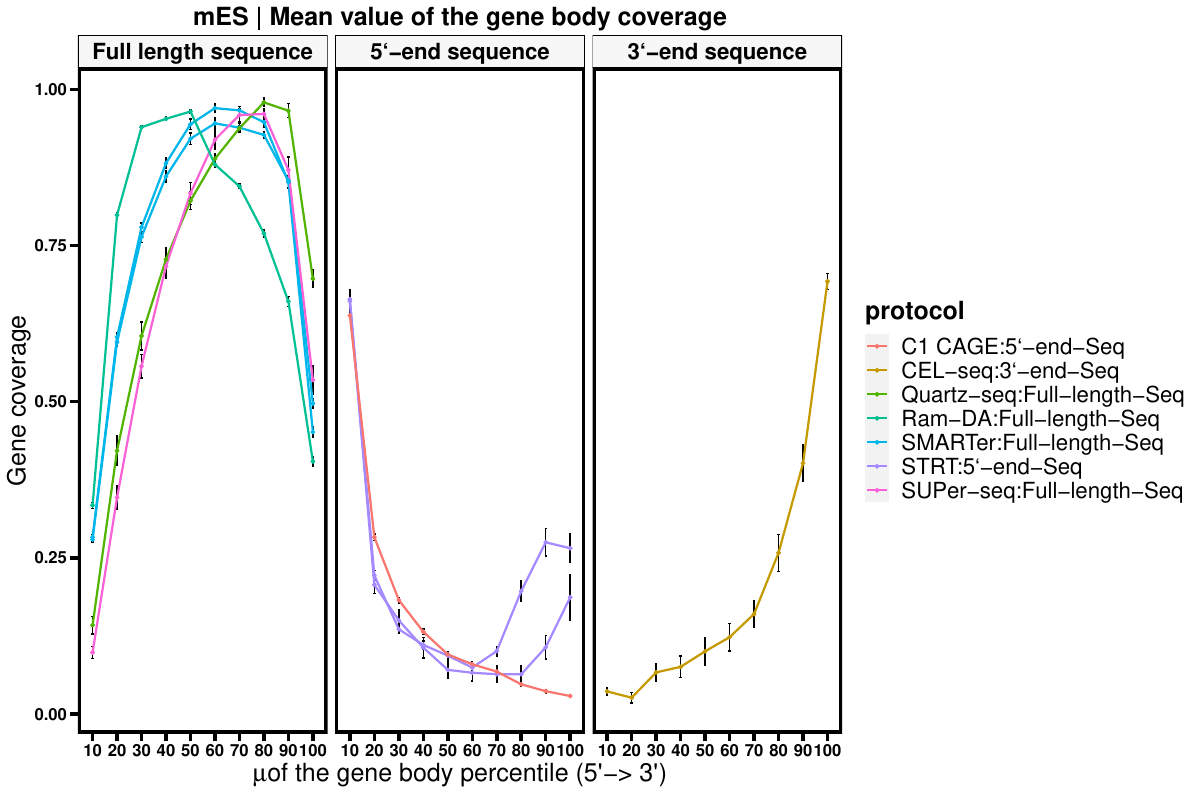

Reproduce this figure in R.
### 20190725
### Plotting
library(ggplot2)
mm10_mES_AllSeq_Coverage_means_DF_melted_tgc <- readRDS(file = "mm10_mES_AllSeq_Coverage_means_DF_melted_tgc.rds")
pdf("./Mean_GeneCoverage_Plot_mES.pdf",width = 12,height = 8)
meanPlot <- ggplot(mm10_mES_AllSeq_Coverage_means_DF_melted_tgc, aes(x=variable, y=value,shape=Annotation,colour=protocol)) +
  geom_errorbar(aes(ymin=value-ci, ymax=value+ci),colour="black", width=.1)  +
  geom_line(aes(group=Annotation),size=0.75)
#geom_point(size=1,shape=16, fill="white")
meanPlot =meanPlot+ geom_point(aes(group=1), size=1, shape=19, fill="white") + 
  scale_x_discrete(labels  = c(10, 20,30,40,50,60,70,80,90,100)) + 
  facet_wrap(.~sequence_f,nrow = 1)+
  theme(strip.text.x = element_text(size = 16, colour = "black",face="bold",family="ArialMT")) +
  theme(strip.background  = element_rect(colour = "black",fill="gray97")) +
  labs(x= expression(paste(mu,"of the gene body percentile (5'-> 3')"))) + 
  labs(y= "Gene coverage")+
  labs(title ="mES | Mean value of the gene body coverage")
meanPlot =meanPlot+ theme(plot.title = element_text(face = "bold", colour="black", size = 18,margin=margin(0,0,3,0))) 
meanPlot =meanPlot+ theme(axis.ticks = element_line(colour = 'black',size = 1.2,linetype = 'dashed'))
meanPlot =meanPlot+ theme(axis.ticks.length=unit(.2, "cm"))
meanPlot =meanPlot+ theme(axis.title.x = element_text(colour="black", size=18,family = "ArialMT")) 
meanPlot =meanPlot+ theme(axis.title.y = element_text(colour="black", size=18,family = "ArialMT"))
meanPlot =meanPlot+ theme(legend.title = element_text(face = "bold",colour="black", size=18,family = "ArialMT"))
meanPlot =meanPlot+ theme(legend.text = element_text(colour="black", size = 16,family = "ArialMT"))
meanPlot =meanPlot+ theme(axis.text = element_text(face = "bold", colour="black", size=12,family="ArialMT")) 
meanPlot =meanPlot+ theme(panel.border  = element_rect(colour = "black",fill = NA,size = 2.2),panel.background = element_rect(fill = NA))
meanPlot =meanPlot+ theme(plot.title = element_text(hjust = 0.5))
meanPlot
dev.off()
